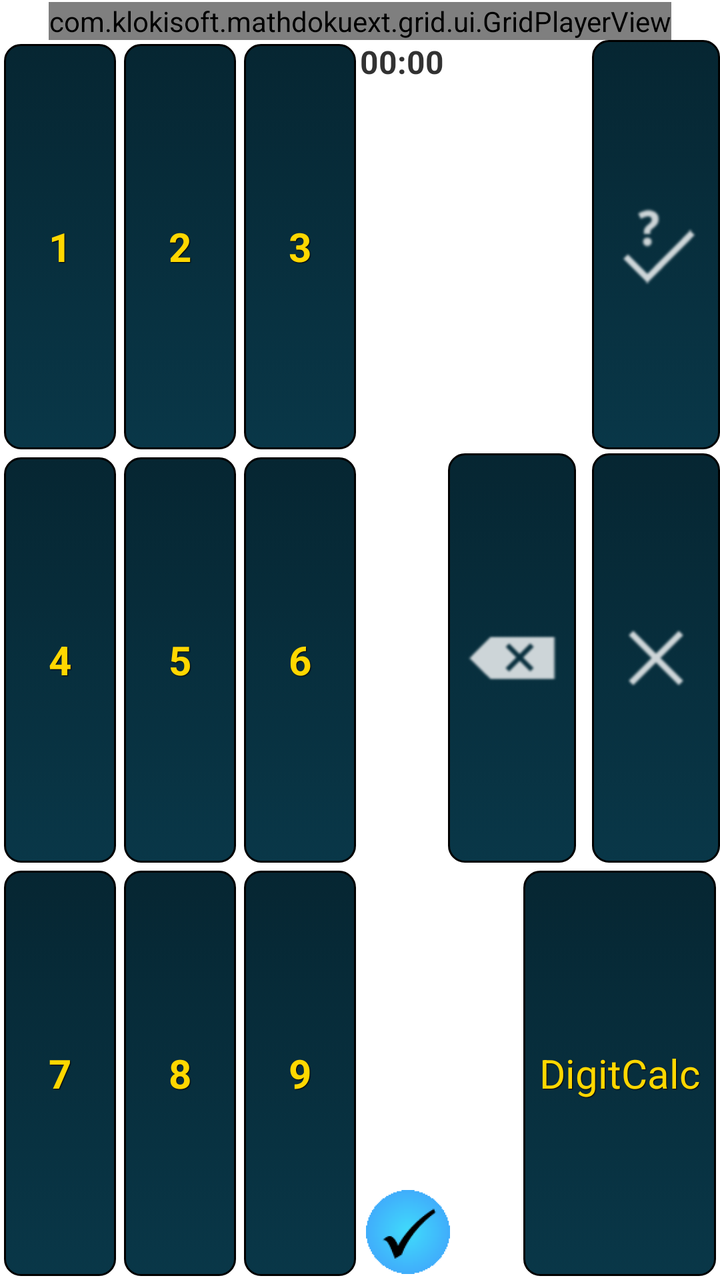
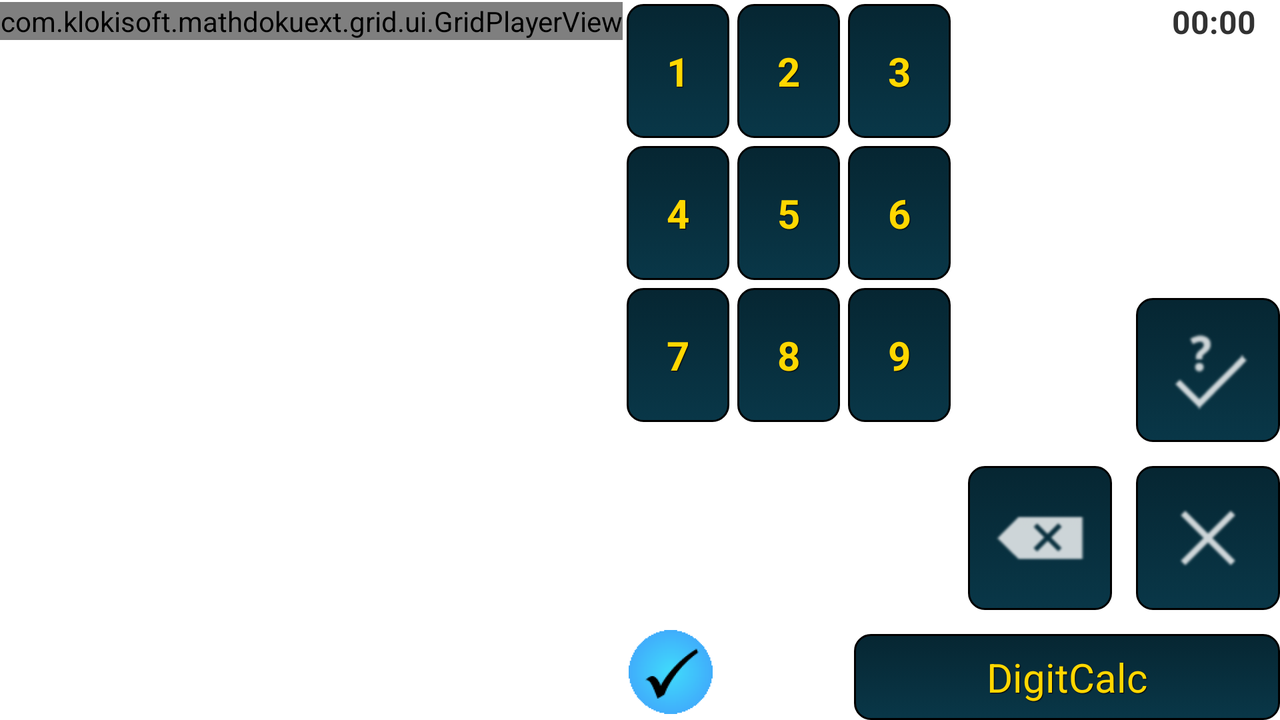

Compare how this app lays out the same screen by default and in its alternative resource folder. The renders come first, then the two layout files and the values they reference.
<!-- AndroidManifest.xml: application theme AppBaseTheme -->
<!-- res/layout/puzzle_fragment.xml -->
<LinearLayout xmlns:android="http://schemas.android.com/apk/res/android"
    xmlns:tools="http://schemas.android.com/tools"
    android:id="@+id/topLayout"
    android:layout_width="match_parent"
    android:layout_height="match_parent"
    android:orientation="vertical" >

    <RelativeLayout
        android:id="@+id/puzzleGrid"
        android:layout_width="fill_parent"
        android:layout_height="wrap_content"
        android:paddingTop="1dp" >

        
        
        
        
        

        <com.klokisoft.mathdokuext.grid.ui.GridPlayerView
            android:id="@+id/grid_player_view"
            android:layout_width="wrap_content"
            android:layout_height="wrap_content"
            android:layout_centerHorizontal="true" />

        <TextView
            android:id="@+id/solvedText"
            android:layout_width="wrap_content"
            android:layout_height="wrap_content"
            android:text="@string/main_ui_solved_messsage"
            android:textSize="@dimen/text_size_giant"
            android:visibility="gone" />
    </RelativeLayout>

    <LinearLayout
        android:id="@+id/layout_buttons"
        android:layout_width="match_parent"
        android:layout_height="match_parent"
        android:baselineAligned="false"
        android:orientation="horizontal" >

        <TableLayout
            android:id="@+id/digitButtons"
            android:layout_width="0dp"
            android:layout_height="match_parent"
            android:layout_weight="1" >

            <TableRow android:layout_weight="1" >

                <Button
                    android:id="@+id/digit1"
                    style="@style/btnStyle"
                    android:layout_width="match_parent"
                    android:layout_height="match_parent"
                    android:layout_margin="@dimen/tiny_margin"
                    android:layout_weight="1"
                    android:text="@string/main_ui_button1"
                    android:textStyle="bold" />

                <Button
                    android:id="@+id/digit2"
                    style="@style/btnStyle"
                    android:layout_width="match_parent"
                    android:layout_height="match_parent"
                    android:layout_margin="@dimen/tiny_margin"
                    android:layout_weight="1"
                    android:text="@string/main_ui_button2"
                    android:textStyle="bold" />

                <Button
                    android:id="@+id/digit3"
                    style="@style/btnStyle"
                    android:layout_width="match_parent"
                    android:layout_height="match_parent"
                    android:layout_margin="@dimen/tiny_margin"
                    android:layout_weight="1"
                    android:text="@string/main_ui_button3"
                    android:textStyle="bold" />
            </TableRow>

            <TableRow android:layout_weight="1" >

                <Button
                    android:id="@+id/digit4"
                    style="@style/btnStyle"
                    android:layout_width="match_parent"
                    android:layout_height="match_parent"
                    android:layout_margin="@dimen/tiny_margin"
                    android:layout_weight="1"
                    android:text="@string/main_ui_button4"
                    android:textStyle="bold" />

                <Button
                    android:id="@+id/digit5"
                    style="@style/btnStyle"
                    android:layout_width="match_parent"
                    android:layout_height="match_parent"
                    android:layout_margin="@dimen/tiny_margin"
                    android:layout_weight="1"
                    android:text="@string/main_ui_button5"
                    android:textStyle="bold" />

                <Button
                    android:id="@+id/digit6"
                    style="@style/btnStyle"
                    android:layout_width="match_parent"
                    android:layout_height="match_parent"
                    android:layout_margin="@dimen/tiny_margin"
                    android:layout_weight="1"
                    android:text="@string/main_ui_button6"
                    android:textStyle="bold" />
            </TableRow>

            <TableRow android:layout_weight="1" >

                <Button
                    android:id="@+id/digit7"
                    style="@style/btnStyle"
                    android:layout_width="match_parent"
                    android:layout_height="match_parent"
                    android:layout_margin="@dimen/tiny_margin"
                    android:layout_weight="1"
                    android:text="@string/main_ui_button7"
                    android:textStyle="bold" />

                <Button
                    android:id="@+id/digit8"
                    style="@style/btnStyle"
                    android:layout_width="match_parent"
                    android:layout_height="match_parent"
                    android:layout_margin="@dimen/tiny_margin"
                    android:layout_weight="1"
                    android:text="@string/main_ui_button8"
                    android:textStyle="bold" />

                <Button
                    android:id="@+id/digit9"
                    style="@style/btnStyle"
                    android:layout_width="match_parent"
                    android:layout_height="match_parent"
                    android:layout_margin="@dimen/tiny_margin"
                    android:layout_weight="1"
                    android:text="@string/main_ui_button9"
                    android:textStyle="bold" />
            </TableRow>

            


            
            
            
            
            
            
            
            
            
        </TableLayout>

        <RelativeLayout
            android:id="@+id/clearUndo"
            android:layout_width="0dp"
            android:layout_height="match_parent"
            android:layout_weight="1.00"
            android:gravity="top"
            android:orientation="vertical" >

            <LinearLayout
                android:id="@+id/three_buttons"
                android:layout_width="match_parent"
                android:layout_height="match_parent"
                android:baselineAligned="false"
                android:orientation="vertical" >

                <ImageButton
                    android:id="@+id/checkButton"
                    style="@style/btnImgStyle"
                    android:layout_width="wrap_content"
                    android:layout_height="match_parent"
                    android:layout_gravity="right"
                    android:layout_marginBottom="@dimen/tiny_margin"
                    android:layout_weight="1"
                    android:lines="1"
                    android:src="@drawable/icn_check"
                    tools:ignore="ContentDescription" />
                
            <LinearLayout
                android:id="@+id/two_buttons"
                android:layout_width="wrap_content"
                android:layout_height="match_parent"
                android:layout_weight="1"
                android:layout_gravity="right"
                android:layout_marginBottom="@dimen/tiny_margin"
                android:baselineAligned="false"
                android:orientation="horizontal" >
                
                <ImageButton
                    android:id="@+id/undoButton"
                    style="@style/btnImgStyle"
                    android:layout_width="wrap_content"
                    android:layout_height="match_parent"
                    android:layout_gravity="left"
                    android:src="@drawable/icn_backspace"
                    tools:ignore="ContentDescription" />

                <ImageButton
                    android:id="@+id/clearButton"
                    style="@style/btnImgStyle"
                    android:layout_width="wrap_content"
                    android:layout_height="match_parent"
                    android:layout_gravity="right"
                    android:layout_marginLeft="@dimen/small_margin"
                    android:src="@drawable/icn_cancel"
                    tools:ignore="ContentDescription" />
            </LinearLayout>
                
                <Button
                    android:id="@+id/kkcButton"
                    style="@style/btnStyle"
                    android:layout_width="wrap_content"
                    android:layout_height="match_parent"
                    android:layout_gravity="right"
                    android:layout_margin="@dimen/tiny_margin"
                    android:layout_weight="1"
                    android:gravity="right|center_vertical"
                    android:lines="1"
                    android:text="@string/main_ui_kkc" />

            </LinearLayout>
                <TextView
                android:id="@+id/timerText"
                android:layout_width="wrap_content"
                android:layout_height="wrap_content"
                android:layout_alignParentLeft="true"
                android:layout_alignParentTop="@+id/three_buttons"
                android:lines="1"
                android:text="00:00"
                android:textSize="@dimen/text_size_default"
                android:textStyle="bold"
                tools:ignore="HardcodedText" />

                <ImageView
                    android:id="@+id/input_mode_image"
                    android:layout_width="wrap_content"
                    android:layout_height="wrap_content"
                    android:layout_alignParentBottom="true"
                    android:layout_alignParentLeft="true"
                    android:src="@drawable/input_mode_normal_light"
                    tools:ignore="ContentDescription" />
        </RelativeLayout>
    </LinearLayout>

</LinearLayout>
<!-- resources referenced by this layout -->
<resources>
  <dimen name="small_margin">8dp</dimen>
  <dimen name="text_size_default">16sp</dimen>
  <dimen name="text_size_giant">48sp</dimen>
  <dimen name="tiny_margin">2dp</dimen>
  <!-- drawable icn_backspace: png bitmap (drawable-sw600dp, 1319 bytes) -->
  <!-- drawable icn_cancel: png bitmap (drawable-sw600dp, 1042 bytes) -->
  <!-- drawable icn_check: png bitmap (drawable-hdpi, 942 bytes) -->
  <!-- drawable input_mode_normal_light: png bitmap (drawable-hdpi, 2441 bytes) -->
  <string name="main_ui_button1">1</string>
  <string name="main_ui_button2">2</string>
  <string name="main_ui_button3">3</string>
  <string name="main_ui_button4">4</string>
  <string name="main_ui_button5">5</string>
  <string name="main_ui_button6">6</string>
  <string name="main_ui_button7">7</string>
  <string name="main_ui_button8">8</string>
  <string name="main_ui_button9">9</string>
  <string name="main_ui_kkc">DigitCalc</string>
  <string name="main_ui_solved_messsage">Solved!</string>
  <style name="btnImgStyle" parent="@android:style/Widget.ImageButton">
          <item name="android:minHeight">0dp</item>
          <item name="android:minWidth">0dp</item>
          <item name="android:gravity">center</item>
          <item name="android:shadowColor">#000000</item>
          <item name="android:shadowDx">1</item>
          <item name="android:shadowDy">1</item>
          <item name="android:shadowRadius">0.6</item>
          <item name="android:padding">@dimen/small_margin</item>
          <item name="android:background">@drawable/btn_background_selector</item>
      </style>
  <style name="btnStyle" parent="@android:style/Widget.Button.Small">
          <item name="android:minHeight">0dp</item>
          <item name="android:minWidth">0dp</item>
          <item name="android:textSize">@dimen/controls_text_size_default</item>
          <item name="android:textColor">@drawable/btn_textcolor_selector</item>
          <item name="android:gravity">center</item>
          <item name="android:shadowColor">#000000</item>
          <item name="android:shadowDx">1</item>
          <item name="android:shadowDy">1</item>
          <item name="android:shadowRadius">0.6</item>
          <item name="android:padding">@dimen/small_margin</item>
          <item name="android:background">@drawable/btn_background_selector</item>
      </style>
  <style name="AppBaseTheme" parent="android:Theme.Light">
          
          
          
      </style>
  <!-- drawable btn_background_selector (drawable) -->
  <?xml version="1.0" encoding="utf-8"?>
  
  <selector xmlns:android="http://schemas.android.com/apk/res/android" >
      <item android:state_pressed="true" >
          <shape android:shape="rectangle"  >
               <corners android:radius="8dip" />
               <stroke android:width="1dip" android:color="#5e7974" />
               <gradient  android:angle="-90"  android:startColor="#8dbab3" android:endColor="#58857e" />            
           </shape>
       </item>
      <item android:state_focused="true">
           <shape android:shape="rectangle"  >
               <corners android:radius="8dip" />
               <stroke android:width="1dip" android:color="#868a57" />
               <solid  android:color="#4ea0ab"/>       
           </shape>
       </item>  
      <item>
           <shape android:shape="rectangle"  >
               <corners android:radius="8dip" />
               <stroke android:width="1dip" android:color="#000000" />
               <gradient  android:angle="-90"  android:startColor="#062632" android:endColor="#093748" />            
               </shape>
       </item>
  </selector>
  <dimen name="controls_text_size_default">20sp</dimen>
  <!-- drawable btn_textcolor_selector (drawable) -->
  <?xml version="1.0" encoding="utf-8"?>
  
  <selector xmlns:android="http://schemas.android.com/apk/res/android" >
      <item android:state_enabled="false" android:color="@color/Gray" />
      <item android:color="@color/Gold" />
  </selector>
  <color name="Gray">#808080</color>
  <color name="Gold">#FFD700</color>
</resources>
<!-- res/layout-land/puzzle_fragment.xml (the author's variant of the layout above) -->
<!-- drawn on the phone turned sideways -->
<RelativeLayout xmlns:android="http://schemas.android.com/apk/res/android"
    xmlns:tools="http://schemas.android.com/tools"
    android:id="@+id/topLayout"
    android:layout_width="match_parent"
    android:layout_height="match_parent">

    <RelativeLayout
        android:id="@+id/puzzleGrid"
        android:layout_width="wrap_content"
        android:layout_height="fill_parent"
        android:layout_alignParentLeft="true"
        android:paddingTop="1dp" >

        


        
        
        
        
        


        <com.klokisoft.mathdokuext.grid.ui.GridPlayerView
            android:id="@+id/grid_player_view"
            android:layout_width="wrap_content"
            android:layout_height="wrap_content"
            android:layout_centerHorizontal="true" />

        <TextView
            android:id="@+id/solvedText"
            android:layout_width="wrap_content"
            android:layout_height="wrap_content"
            android:text="@string/main_ui_solved_messsage"
            android:textSize="@dimen/text_size_giant"
            android:visibility="gone" />
    </RelativeLayout>


        <ImageView
            android:id="@+id/input_mode_image"
            android:layout_width="wrap_content"
            android:layout_height="wrap_content"
        android:layout_toRightOf="@+id/puzzleGrid"
            android:layout_alignParentBottom="true"
            android:src="@drawable/input_mode_normal_light"
            tools:ignore="ContentDescription" />



    <RelativeLayout
        android:id="@+id/layout_buttons"
        android:layout_width="0dp"
        android:layout_height="match_parent"
        android:layout_alignParentTop="true"
        android:layout_alignParentRight="true"
        android:layout_toRightOf="@+id/puzzleGrid"
        android:baselineAligned="false"
        android:orientation="horizontal" >

        <TableLayout
            android:id="@+id/digitButtons"
            android:layout_width="wrap_content"
            android:layout_height="wrap_content">

            <TableRow android:layout_weight="1" >

                <Button
                    android:id="@+id/digit1"
                    style="@style/btnStyle"
                    android:layout_margin="@dimen/tiny_margin"
                    android:layout_weight="1"
                    android:padding="@dimen/margin_digits_landscape"
                    android:text="@string/main_ui_button1"
                    android:textStyle="bold" />

                <Button
                    android:id="@+id/digit2"
                    style="@style/btnStyle"
                    android:layout_margin="@dimen/tiny_margin"
                    android:layout_weight="1"
                    android:padding="@dimen/margin_digits_landscape"
                    android:text="@string/main_ui_button2"
                    android:textStyle="bold"/>

                <Button
                    android:id="@+id/digit3"
                    style="@style/btnStyle"
                    android:layout_margin="@dimen/tiny_margin"
                    android:layout_weight="1"
                    android:padding="@dimen/margin_digits_landscape"
                    android:text="@string/main_ui_button3"
                    android:textStyle="bold"/>
            </TableRow>

            <TableRow  android:layout_weight="1" >

                <Button
                    android:id="@+id/digit4"
                    style="@style/btnStyle"
                    android:layout_margin="@dimen/tiny_margin"
                    android:layout_weight="1"
                    android:padding="@dimen/margin_digits_landscape"
                    android:text="@string/main_ui_button4"
                    android:textStyle="bold"/>

                <Button
                    android:id="@+id/digit5"
                    style="@style/btnStyle"
                    android:layout_margin="@dimen/tiny_margin"
                    android:layout_weight="1"
                    android:padding="@dimen/margin_digits_landscape"
                    android:text="@string/main_ui_button5"
                    android:textStyle="bold" />

                <Button
                    android:id="@+id/digit6"
                    style="@style/btnStyle"
                    android:layout_margin="@dimen/tiny_margin"
                    android:layout_weight="1"
                    android:padding="@dimen/margin_digits_landscape"
                    android:text="@string/main_ui_button6"
                    android:textStyle="bold"/>
            </TableRow>

            <TableRow android:layout_weight="1" >

                <Button
                    android:id="@+id/digit7"
                    style="@style/btnStyle"
                    android:layout_margin="@dimen/tiny_margin"
                    android:layout_weight="1"
                    android:padding="@dimen/margin_digits_landscape"
                    android:text="@string/main_ui_button7"
                    android:textStyle="bold"/>

                <Button
                    android:id="@+id/digit8"
                    style="@style/btnStyle"
                    android:layout_margin="@dimen/tiny_margin"
                    android:layout_weight="1"
                    android:padding="@dimen/margin_digits_landscape"
                    android:text="@string/main_ui_button8"
                    android:textStyle="bold"/>

                <Button
                    android:id="@+id/digit9"
                    style="@style/btnStyle"
                    android:layout_margin="@dimen/tiny_margin"
                    android:layout_weight="1"
                    android:padding="@dimen/margin_digits_landscape"
                    android:text="@string/main_ui_button9"
                    android:textStyle="bold"/>
            </TableRow>

            


            
            
            
            
            
            
            
            
            
        </TableLayout>

            <ImageButton
                android:id="@+id/checkButton"
                style="@style/btnImgStyle"
                android:layout_width="wrap_content"
                android:layout_height="wrap_content"
                android:layout_above="@+id/two_buttons"
                android:layout_marginBottom="@dimen/activity_vertical_margin"
                android:layout_alignRight="@+id/kkcButton"
                android:src="@drawable/icn_check"
		        android:padding="@dimen/activity_vertical_margin"
                tools:ignore="ContentDescription" />

        <LinearLayout
                android:id="@+id/two_buttons"
                android:layout_width="wrap_content"
                android:layout_height="wrap_content"
                android:layout_gravity="right"
                android:layout_above="@+id/kkcButton"
                android:layout_alignRight="@+id/kkcButton"
                android:layout_marginBottom="@dimen/activity_vertical_margin"
                android:baselineAligned="false"
                android:orientation="horizontal" >

            <ImageButton
                android:id="@+id/undoButton"
                style="@style/btnImgStyle"
                android:layout_width="wrap_content"
                android:layout_height="wrap_content"
                android:src="@drawable/icn_backspace"
		        android:padding="@dimen/activity_vertical_margin"
                android:text="@string/main_ui_undo"
                tools:ignore="ContentDescription"/>

            <ImageButton
                android:id="@+id/clearButton"
                style="@style/btnStyle"
                android:layout_width="wrap_content"
                android:layout_height="wrap_content"
                android:layout_marginLeft="@dimen/activity_horizontal_margin"
                android:padding="@dimen/activity_vertical_margin"
                android:src="@drawable/icn_cancel"
                android:text="@string/main_ui_clear"
                tools:ignore="ContentDescription"/>

            </LinearLayout>
            <Button
                android:id="@+id/kkcButton"
                style="@style/btnStyle"
                android:layout_width="wrap_content"
                android:layout_height="wrap_content"
                android:layout_alignParentBottom="true"
                android:layout_alignParentRight="true"
		        android:ems="9"
                android:lines="1"
                android:text="@string/main_ui_kkc"/>

            </RelativeLayout>

    <TextView
        android:id="@+id/timerText"
        android:layout_width="wrap_content"
        android:layout_height="wrap_content"
        android:layout_alignParentTop="true"
        android:layout_alignParentRight="true"
        android:paddingRight="@dimen/activity_vertical_margin"
        android:lines="1"
        android:text="00:00"
        android:textSize="@dimen/text_size_default"
        android:textStyle="bold"
        tools:ignore="HardcodedText" />

</RelativeLayout>
<!-- resources referenced by the variant -->
<!-- as the phone turned sideways resolves them -->
<resources>
  <dimen name="activity_horizontal_margin">12dp</dimen>
  <dimen name="activity_vertical_margin">12dp</dimen>
  <dimen name="margin_digits_landscape">20dp</dimen>
  <dimen name="text_size_default">16sp</dimen>
  <dimen name="text_size_giant">48sp</dimen>
  <dimen name="tiny_margin">2dp</dimen>
  <string name="main_ui_button1">1</string>
  <string name="main_ui_button2">2</string>
  <string name="main_ui_button3">3</string>
  <string name="main_ui_button4">4</string>
  <string name="main_ui_button5">5</string>
  <string name="main_ui_button6">6</string>
  <string name="main_ui_button7">7</string>
  <string name="main_ui_button8">8</string>
  <string name="main_ui_button9">9</string>
  <string name="main_ui_clear">Clear</string>
  <string name="main_ui_kkc">DigitCalc</string>
  <string name="main_ui_solved_messsage">Solved!</string>
  <string name="main_ui_undo">Undo</string>
  <style name="btnImgStyle" parent="@android:style/Widget.ImageButton">
          <item name="android:minHeight">0dp</item>
          <item name="android:minWidth">0dp</item>
          <item name="android:gravity">center</item>
          <item name="android:shadowColor">#000000</item>
          <item name="android:shadowDx">1</item>
          <item name="android:shadowDy">1</item>
          <item name="android:shadowRadius">0.6</item>
          <item name="android:padding">@dimen/small_margin</item>
          <item name="android:background">@drawable/btn_background_selector</item>
      </style>
  <style name="btnStyle" parent="@android:style/Widget.Button.Small">
          <item name="android:minHeight">0dp</item>
          <item name="android:minWidth">0dp</item>
          <item name="android:textSize">@dimen/controls_text_size_default</item>
          <item name="android:textColor">@drawable/btn_textcolor_selector</item>
          <item name="android:gravity">center</item>
          <item name="android:shadowColor">#000000</item>
          <item name="android:shadowDx">1</item>
          <item name="android:shadowDy">1</item>
          <item name="android:shadowRadius">0.6</item>
          <item name="android:padding">@dimen/small_margin</item>
          <item name="android:background">@drawable/btn_background_selector</item>
      </style>
  <style name="AppBaseTheme" parent="android:Theme.Light">
          
          
          
      </style>
  <dimen name="small_margin">8dp</dimen>
  <!-- drawable btn_background_selector (drawable) -->
  <?xml version="1.0" encoding="utf-8"?>
  
  <selector xmlns:android="http://schemas.android.com/apk/res/android" >
      <item android:state_pressed="true" >
          <shape android:shape="rectangle"  >
               <corners android:radius="8dip" />
               <stroke android:width="1dip" android:color="#5e7974" />
               <gradient  android:angle="-90"  android:startColor="#8dbab3" android:endColor="#58857e" />            
           </shape>
       </item>
      <item android:state_focused="true">
           <shape android:shape="rectangle"  >
               <corners android:radius="8dip" />
               <stroke android:width="1dip" android:color="#868a57" />
               <solid  android:color="#4ea0ab"/>       
           </shape>
       </item>  
      <item>
           <shape android:shape="rectangle"  >
               <corners android:radius="8dip" />
               <stroke android:width="1dip" android:color="#000000" />
               <gradient  android:angle="-90"  android:startColor="#062632" android:endColor="#093748" />            
               </shape>
       </item>
  </selector>
  <dimen name="controls_text_size_default">20sp</dimen>
  <!-- drawable btn_textcolor_selector (drawable) -->
  <?xml version="1.0" encoding="utf-8"?>
  
  <selector xmlns:android="http://schemas.android.com/apk/res/android" >
      <item android:state_enabled="false" android:color="@color/Gray" />
      <item android:color="@color/Gold" />
  </selector>
  <color name="Gray">#808080</color>
  <color name="Gold">#FFD700</color>
</resources>
